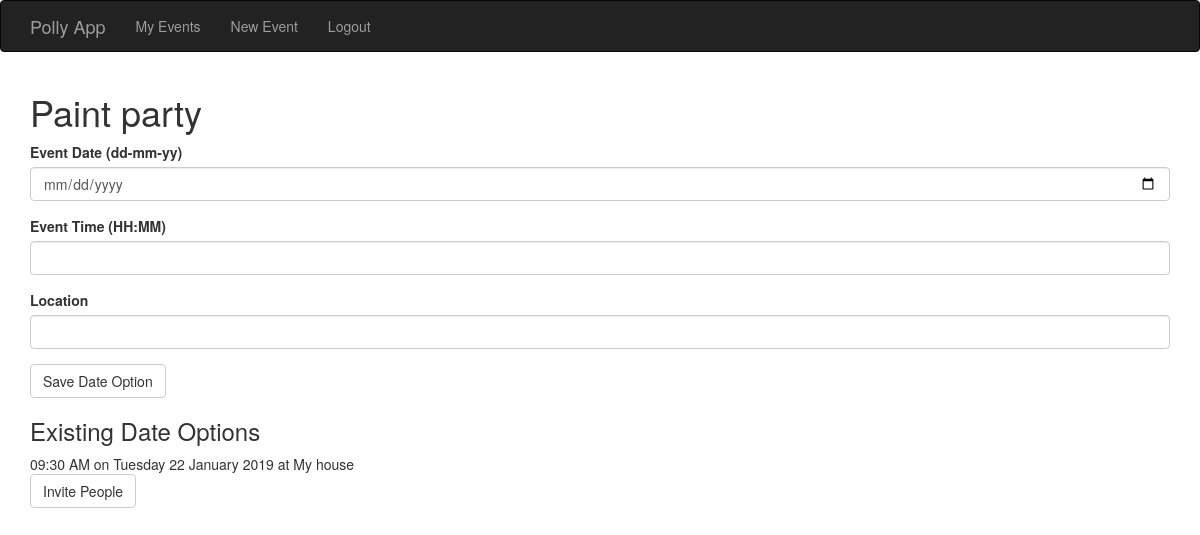
Before: /new_event_date/3 (signed in) with the older database file.
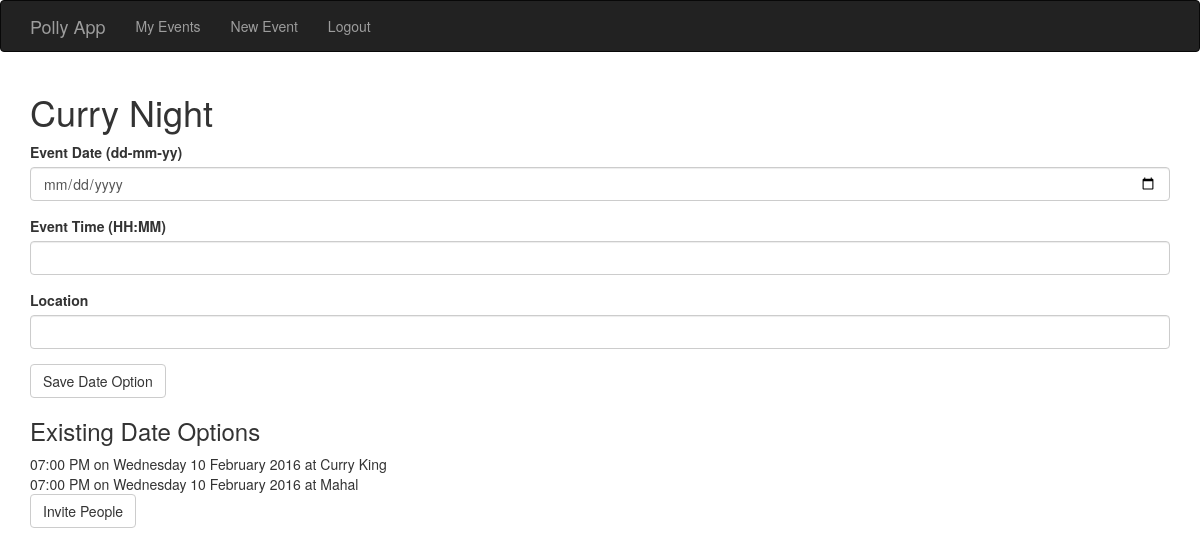
After: the same page with the newer database file.
### app/models.py (models this page shows, shortened)
class Event(db.Model):
	__tablename__ = "events"
	id = db.Column(db.Integer, primary_key=True)
	name = db.Column(db.String(120), unique=False)
	admin_id = db.Column(db.Integer, db.ForeignKey("users.id"))
	deleted = db.Column(db.Boolean, unique=False, default = False)
	eventdates = db.relationship('EventDate', backref=db.backref('event', lazy='select'))  #RELATIONSHIP DECLARATION

class EventDate(db.Model):
	__tablename__ = "eventdates"
	id = db.Column(db.Integer, primary_key=True)
	event_id = db.Column(db.Integer, db.ForeignKey("events.id"))
	date = db.Column(db.DateTime, unique=False)
	location = db.Column(db.String(120), unique=False)
	confirmed = db.Column(db.Boolean, unique=False, default = False)
	eventinvites = db.relationship('EventInvite', backref=db.backref('eventdate', lazy='select'))  #RELATIONSHIP DECLARATION

### app/views.py (the view)
@app.route('/new_event_date/<int:event_id>', methods=['GET', 'POST'])
@login_required
def new_event_date(event_id):
	form = EventDateForm()
	if form.validate_on_submit():
		time = datetime.datetime.strptime(form.time.data, '%H:%M').time()
		date = datetime.datetime.combine(form.date.data,time)
		eventdate = EventDate(event_id = event_id, date = date, location = form.location.data)
		db.session.add(eventdate)
		db.session.commit()
		return redirect(url_for('new_event_date', event_id=event_id))
	eventdates = EventDate.query.filter_by(event_id = event_id).all()
	event = Event.query.filter_by(id = event_id).first()
	return render_template("new_event_date.html", title="New Event Date", form = form, event = event , eventdates = eventdates)

### app/forms.py
class EventDateForm(Form):
	date = DateField("Event Date (dd-mm-yy)", format = '%d-%m-%Y', validators=[Required()])
	time = StringField("Event Time (HH:MM)", validators=[Required()] )
	location = StringField('Location', validators = [Required()] )
	submit = SubmitField("Save Date Option")

### app/models.py (called while the page is built)
@login_manager.user_loader
def load_user(user_id):
	return User.query.get(int(user_id))

### app/templates/new_event_date.html
{% extends "base.html" %}
{%import "bootstrap/wtf.html" as wtf%}
{% block content %}
<div class = "container">
	<h1>{{event.name}}</h1>
	<div class = "row">
		<div class="col-sm-12">
			{{wtf.quick_form(form)}}
		</div>
	</div>
	<div class = "row">
		<div class = "col-sm-12">
			<h3> Existing Date Options </h3>
		</div>
		{%for eventdate in eventdates%}
		<div class = "col-sm-12"> {{eventdate.date.strftime("%I:%M %p")}} on {{eventdate.date.strftime("%A %d %B %Y")}} at {{eventdate.location}} </div>
	{% endfor %}
	</div>
		<div class = "row">
		<div class = "col-sm-12">
			<a href = "{{url_for("invites", event_id = event.id)}}" class = "btn btn-default"> Invite People</a>
		</div>
	</div>
</div>
{% endblock %}

Changed rows visible on the page:
removed EventDate: date "09:30 AM", date "Tuesday 22 January 2019", location "My house"
changed Event: name "Paint party" → "Curry Night"
added EventDate: date "07:00 PM", date "Wednesday 10 February 2016", location "Curry King"
added EventDate: date "07:00 PM", date "Wednesday 10 February 2016", location "Mahal"
